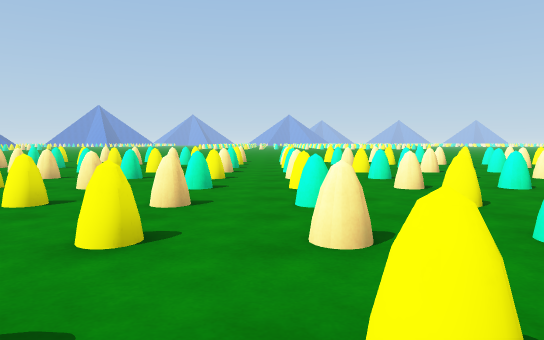
View 1 (above)

20 first-person views from a walk through a 3-D level made in the Unity game engine. The camera is 1.2 m above the floor, tilts 4° down and sees 70° across. The floor is counted in squares, 2 m on a side. Each view is taken from the middle of a square. On the plan, view 1 faces up. The plan holds only what a view shows up to about 11 squares ahead; the rest is blank. The place goes on beyond the plan.

View 2
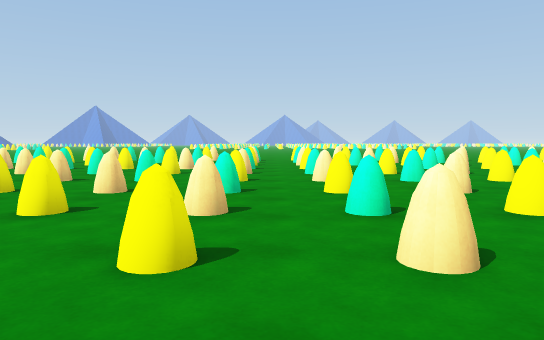

View 3
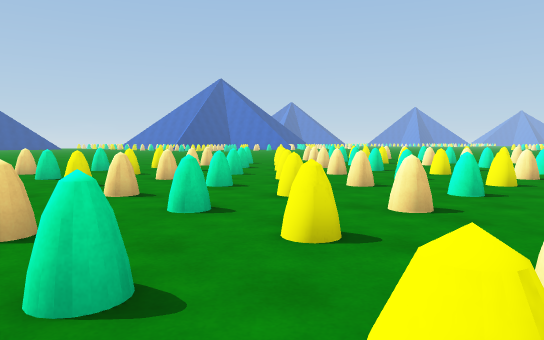

View 4
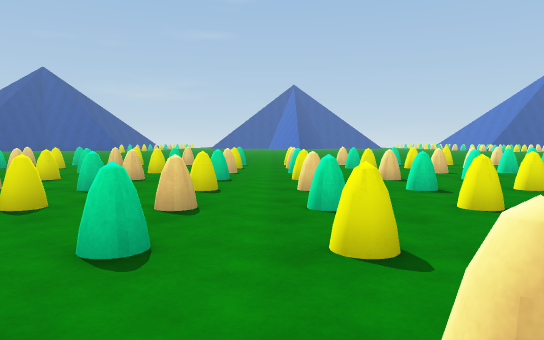

View 5
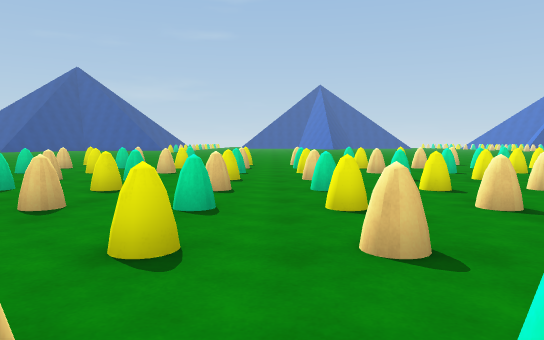

View 6
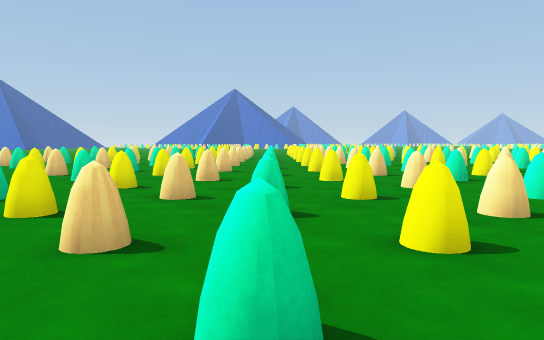

View 7
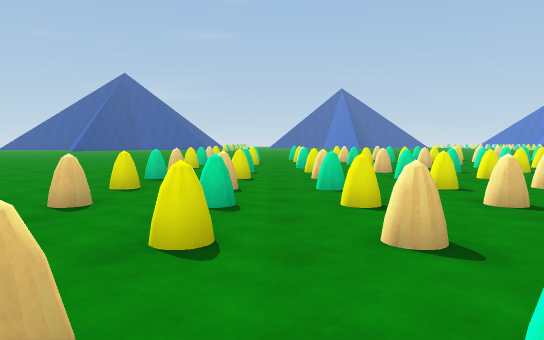

View 8
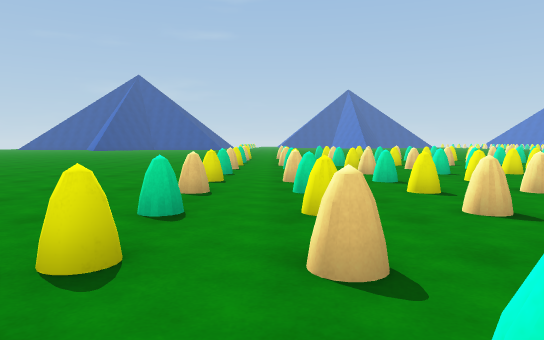

View 9
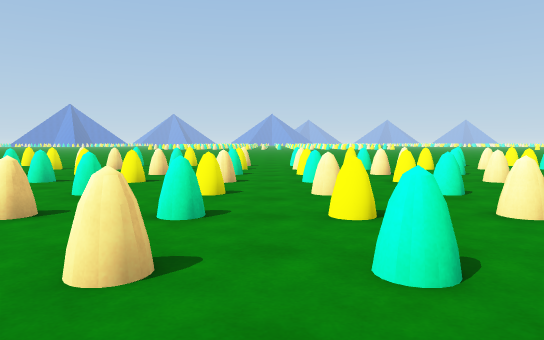

View 10
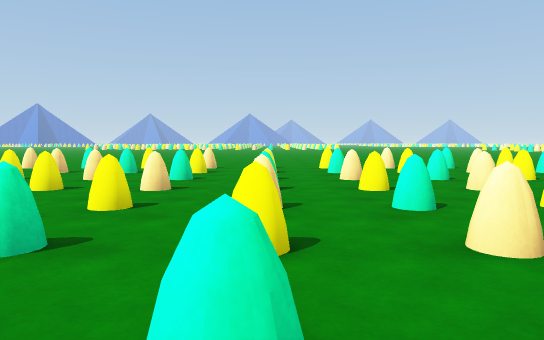

View 11
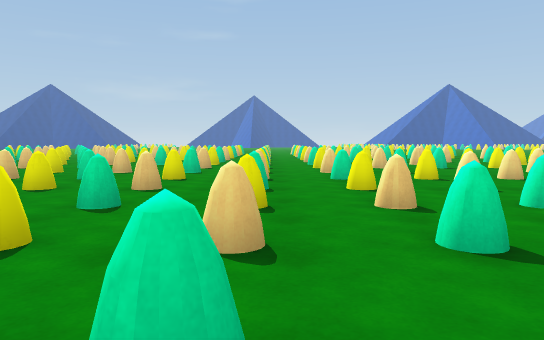

View 12
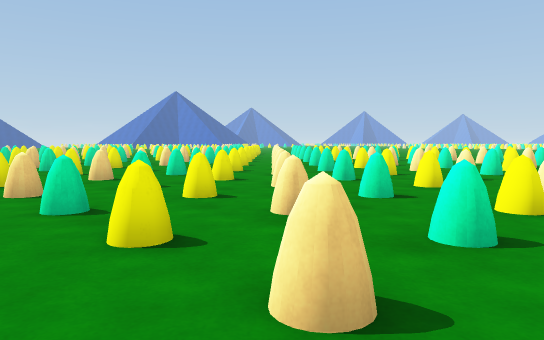

View 13
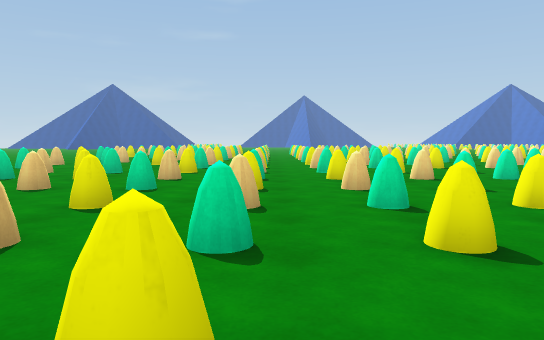

View 14
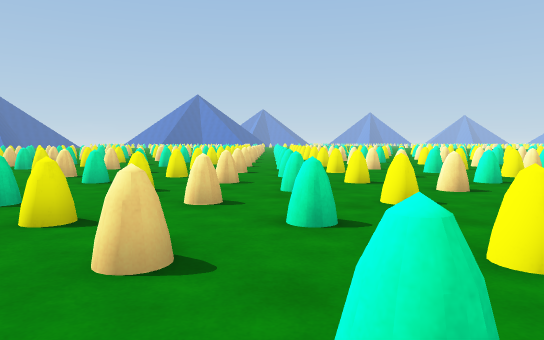

View 15
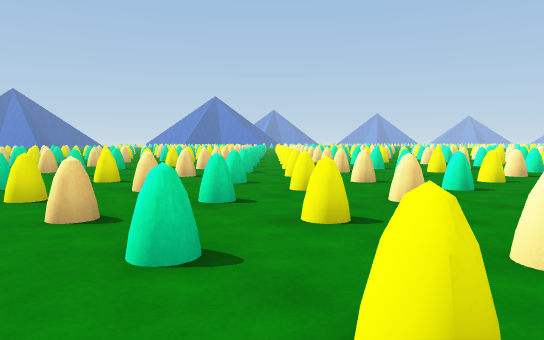

View 16
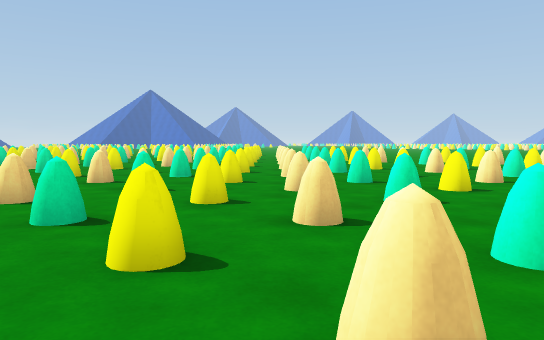

View 17
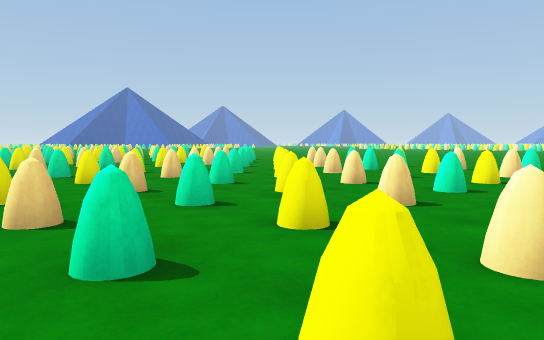

View 18
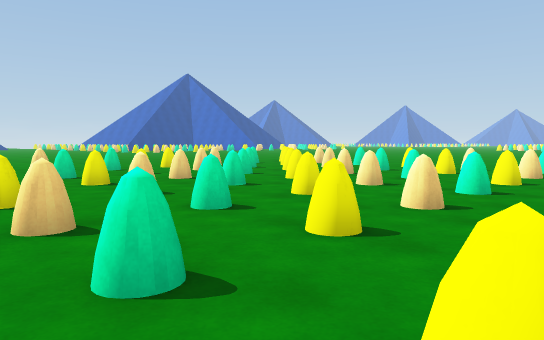

View 19
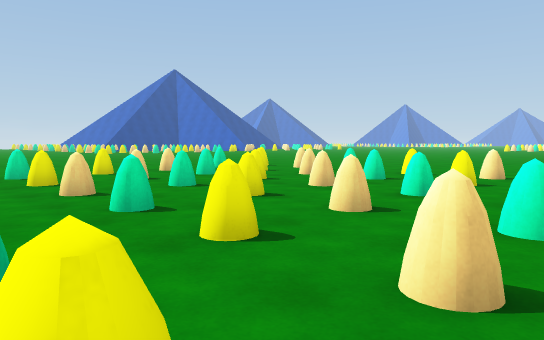

View 20
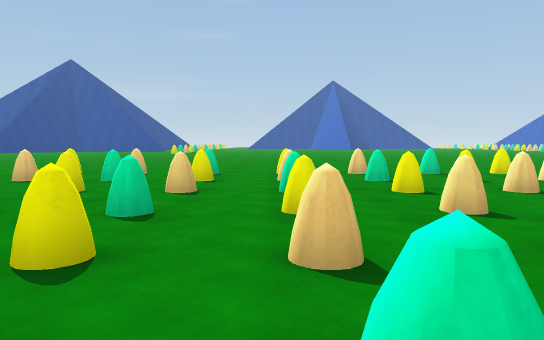

### Floor plan
Key: @ floor where view 1 was taken; x gap in a wall; . floor; = window, fence, low wall or low ledge.
Columns run from 11 left of view 1 to 15 right of it. Each row starts with its distance up from view 1.
 16         ..
 15        ....
 14       .....        ...
 13      ......        .....
 12     =.==.===.==.==.===.== =
 11     =.==.===.==.==.===.== =
 10   ........=...............
  9   ..=.==.....==.==..==.==.
  8  ...x.==.==.===.==.===.==.
  7 ....=.==..=..==.==..==.==.
  6 ..........................
  5  ...=.==.===.==.==.===.==.=
  4    .=.==.===.==.==.===.==.=
  3     .......................
  2   ..=.==.===.==.==.===.==.=
  1  ..  .==.===.==.==.===.==.=
  0  ...=.==..=@.==.==..==.==..
 -1   ........................
 -2   ..=.==.===.==.==.===.==.
 -3   ..=.==.===.==.==.===.==.
 -4   ........................
 -5  ...=.==.===.==.==.===.==.=
 -6  ...=.==.===.==.==.===.==.=
 -7     ..=...=...=.....=..=...
 -8   ..=..=.=...=..==...=..=.=
 -9   ..=.==.=x=.==.==.=.=.==.=
-10   ....  ..........     ....
-11   .... .........
-12        ........
-13        ......
-14        .....
-15         ..

Positions as (right, up) in squares from view 1, and headings:
1: (0, 0), facing up
2: (1, -1), facing up
3: (2, -1), facing up-left
4: (4, -1), facing left
5: (4, -4), facing left
6: (7, -7), facing up-left
7: (7, -7), facing left
8: (8, -8), facing left
9: (4, 2), facing up
10: (9, 3), facing up
11: (14, 4), facing left
12: (14, -3), facing up-left
13: (14, -3), facing left
14: (15, -7), facing up-left
15: (15, -10), facing up-left
16: (15, 0), facing up-left
17: (15, 3), facing up-left
18: (2, 3), facing up-left
19: (1, 5), facing up-left
20: (1, -5), facing left
